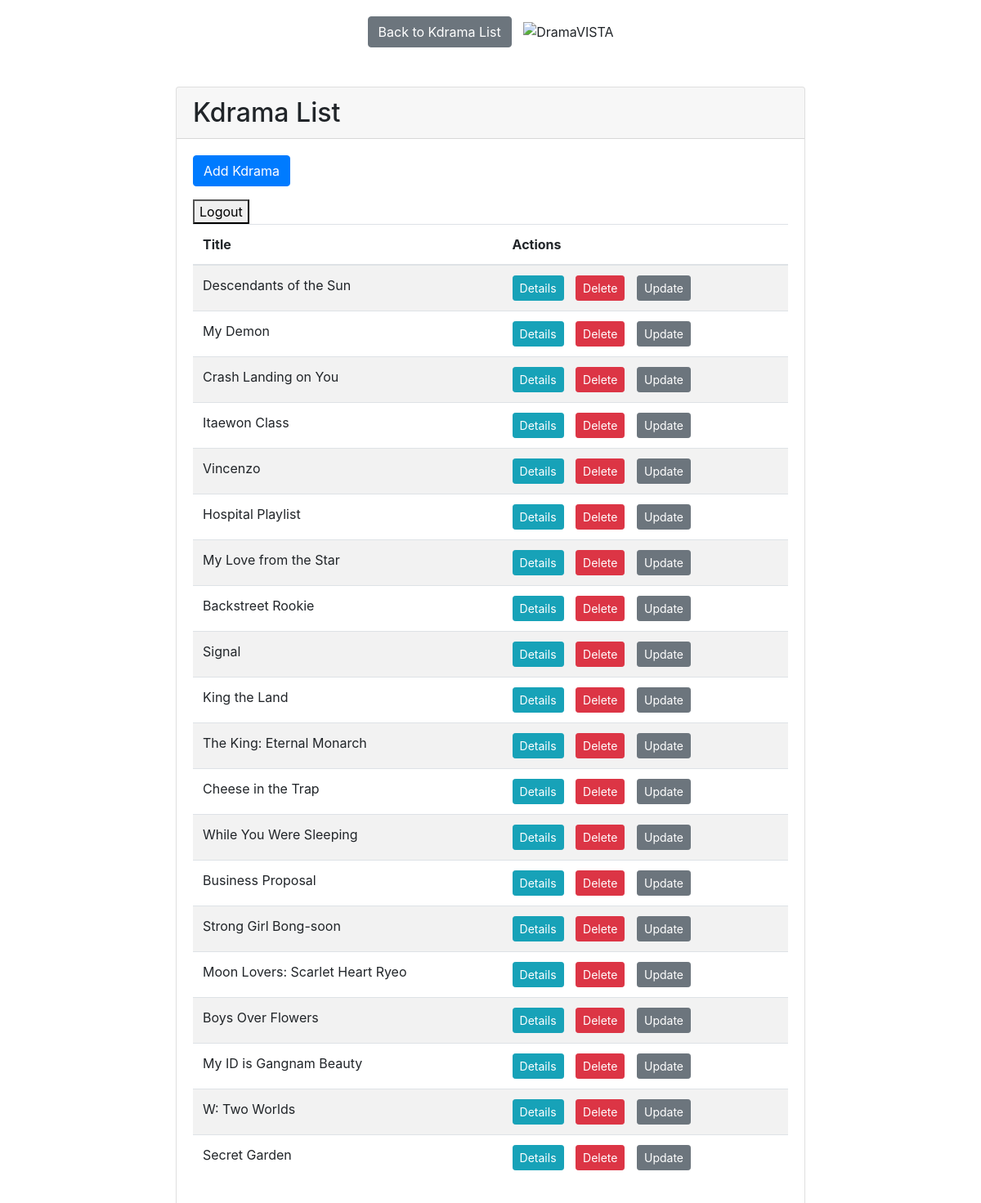
/kdrama/kdrama_list/ (signed in), run on the app's committed database.
### kdrama/models.py (models this page shows, shortened)
class kdrama(models.Model):
    kdrama_id = models.AutoField(primary_key=True)
    title = models.CharField(max_length=100)
    description = models.CharField(max_length=500, blank=True)
    release_year = models.CharField(max_length=50, blank=True)
    duration = models.CharField(max_length=50, blank=True)

### kdrama/views.py (the view)
# urls.py: path('kdrama_list/', views.KdramaList.as_view(), name='kdrama-list'),
class KdramaList(LoginRequiredMixin, View):
    def get(self, request):
        user_can_modify = can_modify_information(request)
        user_can_purchase = user_purchase(request)
        kdramas = kdrama.objects.all()
        return render(request=request, template_name='kdrama/kdrama_list.html', context={'kdramas': kdramas, 'user_can_modify': user_can_modify, 'user_can_purchase': user_can_purchase})

### kdrama/views.py (called while the page is built)
def can_modify_information(request):
    return request.user.groups.filter(name='Admin').exists()

def user_purchase(request):
    return request.user.groups.filter(name='User').exists()

### kdrama/templates/kdrama/kdrama_list.html (shortened to what this page needs)
{% extends 'base.html' %}
{% block content %}
    <div class="container text-center">
        <a href="{% url 'kdrama-list' %}" class="btn btn-secondary">Back to Kdrama List</a>
        <img src="DramaVISTA.png" alt="DramaVISTA" style="max-width: 100%; height: auto;">
    </div>
    <div class="card mt-5">
        <div class="card-header">
            <h2 class="mb-0">Kdrama List</h2>
        </div>
        <div class="card-body">
            {% if user_can_modify %}
                <a href="{% url 'kdrama_add' %}" class="btn btn-primary mb-3">Add Kdrama</a>
            {% endif %}
            <div class="table-responsive">
                <table class="table table-striped">
                    <thead>
                        <tr>
                            <th>Title</th>
                            <th>Actions</th>
                        </tr>
                    </thead>
                    <tbody>
                        {% for kdrama in kdramas %}
                            <tr>
                                <td>{{ kdrama.title }}</td>
                                <td>
                                    <a href="{% url 'kdrama_details' kdrama_id=kdrama.pk %}" class="btn btn-info btn-sm">Details</a>
                                    {% if user_can_modify %}
                                        <a href="{% url 'kdrama_delete' kdrama_id=kdrama.pk %}" class="btn btn-danger btn-sm">Delete</a>
                                        <a href="{% url 'kdrama_update' kdrama_id=kdrama.pk %}" class="btn btn-secondary btn-sm">Update</a>
                                    {% endif %}
                                </td>
                            </tr>
                        {% empty %}
                            <tr>
                                <td colspan="2">No kdramas available</td>
                            </tr>
                        {% endfor %}
                        <form action="{% url 'logout' %}" method="post">
                            <button type="submit">Logout</button>
                        </form>
                    </tbody>
                </table>
            </div>
        </div>
    </div>
{% endblock %}

### templates/base.html (style rules this page uses)
body { padding-top: 20px; }
.container { max-width: 800px; }
.btn { margin-right: 10px; }

### data on the page
kdrama: title "Descendants of the Sun"
kdrama: title "My Demon"
kdrama: title "Crash Landing on You"
kdrama: title "Itaewon Class"
kdrama: title "Vincenzo"
kdrama: title "Hospital Playlist"
kdrama: title "My Love from the Star"
kdrama: title "Backstreet Rookie"
kdrama: title "Signal"
kdrama: title "King the Land"
kdrama: title "The King: Eternal Monarch"
kdrama: title "Cheese in the Trap"
kdrama: title "While You Were Sleeping"
kdrama: title "Business Proposal"
kdrama: title "Strong Girl Bong-soon"
kdrama: title "Moon Lovers: Scarlet Heart Ryeo"
kdrama: title "Boys Over Flowers"
kdrama: title "My ID is Gangnam Beauty"
kdrama: title "W: Two Worlds"
kdrama: title "Secret Garden"
